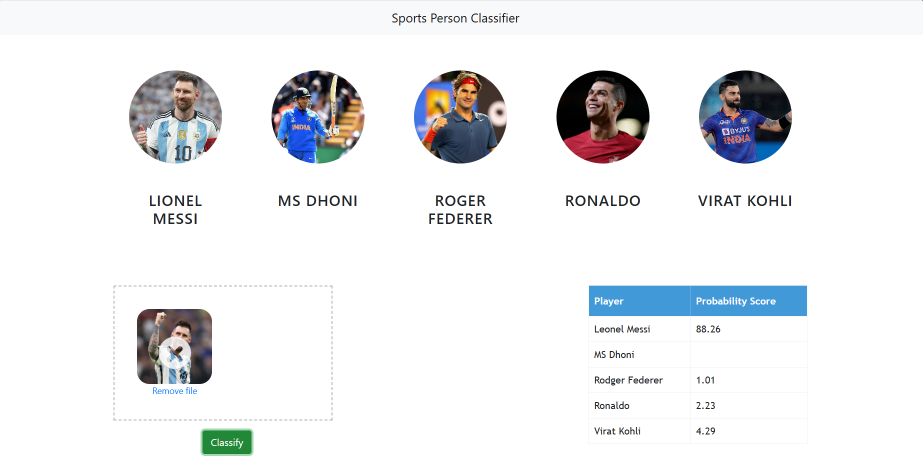
#> input picture UI image.png, 1846 x 922 px (shown at 1/2 size); its folder holds only this picture in this run
$ python -i util.py   (imports and definitions only)
#> lines starting #> are read from the running program, lines starting #| are printed output that depends on the picture
import joblib
import json
import numpy as np
import base64
import cv2
from wavelet import w2d
import logging

__class_name_to_number = {}
__class_number_to_name = {}

__model = None

def classify_image(image_base64_data, file_path=None):
    imgs = get_cropped_image_if_2_eyes(file_path, image_base64_data)
    if not imgs:
        return [{"error": "No faces with 2 eyes detected"}]

    result = []
    for img in imgs:
        scalled_raw_img = cv2.resize(img, (32, 32))
        img_har = w2d(img, 'db1', 5)
        scalled_img_har = cv2.resize(img_har, (32, 32))
        combined_img = np.vstack((scalled_raw_img.reshape(32 * 32 * 3, 1), scalled_img_har.reshape(32 * 32, 1)))

        len_image_array = 32*32*3 + 32*32

        final = combined_img.reshape(1,len_image_array).astype(float)
        result.append({
            'class': class_number_to_name(__model.predict(final)[0]),
            'class_probability': np.around(__model.predict_proba(final)*100,2).tolist()[0],
            'class_dictionary': __class_name_to_number
        })

    return result

def class_number_to_name(class_num):
    return __class_number_to_name.get(class_num, "Unknown")

def load_saved_artifacts():
    try:
        print("loading saved artifacts...start")
        global __class_name_to_number
        global __class_number_to_name

        with open("C:\\Users\\prana\\Desktop\\Anaconda\\ML\\Sports_celebrity_Classification\\model\\artifacts\\class_dictionary.json", "r") as f:
            __class_name_to_number = json.load(f)
            __class_number_to_name = {v: k for k, v in __class_name_to_number.items()}

        global __model
        if __model is None:
            with open('C:\\Users\\prana\\Desktop\\Anaconda\\ML\\Sports_celebrity_Classification\\model\\artifacts\\saved_model.pkl', 'rb') as f:
                __model = joblib.load(f)
        print("loading saved artifacts...done")
    except Exception as e:
        logging.exception("Error loading artifacts")
        raise e

def get_cv2_image_from_base64_string(b64str):
    try:
        encoded_data = b64str.split(',')[1]
        nparr = np.frombuffer(base64.b64decode(encoded_data), np.uint8)
        img = cv2.imdecode(nparr, cv2.IMREAD_COLOR)
        return img
    except Exception as e:
        logging.exception("Error decoding base64 image")
        raise e

def get_cropped_image_if_2_eyes(image_path, image_base64_data):
    face_cascade = cv2.CascadeClassifier('C:\\Users\\prana\\Desktop\\Anaconda\\ML\\Sports_celebrity_Classification\\server\\haarcascade_frontalface_default.xml')
    eye_cascade = cv2.CascadeClassifier('C:\\Users\\prana\\Desktop\\Anaconda\\ML\\Sports_celebrity_Classification\\server\\haarcascade_eye.xml')

    try:
        if image_path:
            img = cv2.imread(image_path)
        else:
            img = get_cv2_image_from_base64_string(image_base64_data)

        gray = cv2.cvtColor(img, cv2.COLOR_BGR2GRAY)
        faces = face_cascade.detectMultiScale(gray, 1.3, 5)

        cropped_faces = []
        for (x,y,w,h) in faces:
            roi_gray = gray[y:y+h, x:x+w]
            roi_color = img[y:y+h, x:x+w]
            eyes = eye_cascade.detectMultiScale(roi_gray)
            if len(eyes) >= 2:
                cropped_faces.append(roi_color)
        return cropped_faces
    except Exception as e:
        logging.exception("Error in get_cropped_image_if_2_eyes")
        raise e

def get_b64_test():
    with open("b64.txt") as f:
        return f.read()

# [3 lines not run here, left out]

>>> import cv2
>>> picture = cv2.imread('../UI image.png', cv2.IMREAD_GRAYSCALE)
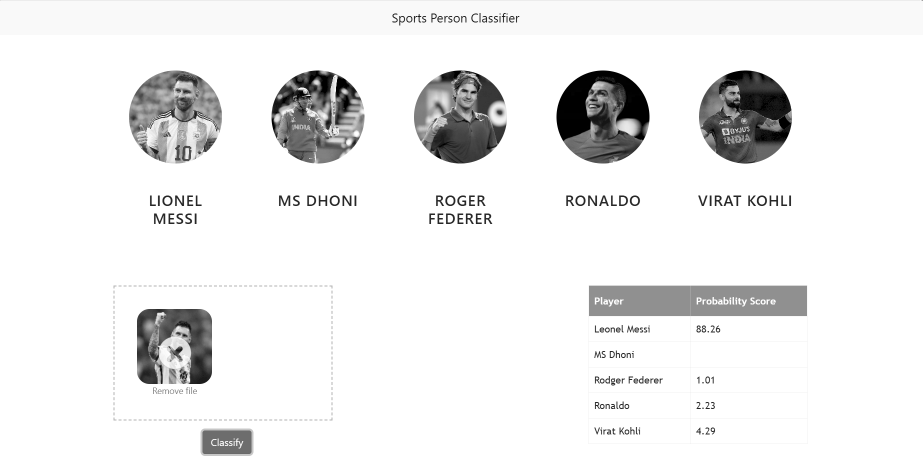
#> picture: shape (922, 1846) (shown at 1/2 size); min 0, max 255, mean 236.7
#> (the run stopped early here; a loop or call above may not have finished)
